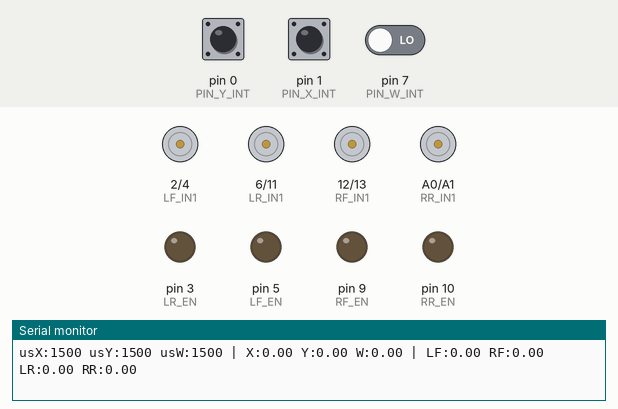
Bench run of a sketch on a simulated Arduino Leonardo, built with avr-gcc and run on an emulated ATmega32U4. Parts: motor-driver pin pairs drawn as motors (green arrow = first pin HIGH = forward, orange = second pin HIGH = backward, longer = more drive), output pins drawn as LEDs (lit = HIGH), the last lines printed to the serial monitor. The test bench sets the inputs (shaded band); at power-on: pin 0 (PIN_Y_INT) LOW, pin 1 (PIN_X_INT) LOW, pin 7 (PIN_W_INT) LOW.

Above: at 1.2 s.
1.3 s: pin 0 (PIN_Y_INT) pulsed HIGH 5 times (0.12 s each, 0.3 s apart)
At 1.48 s:
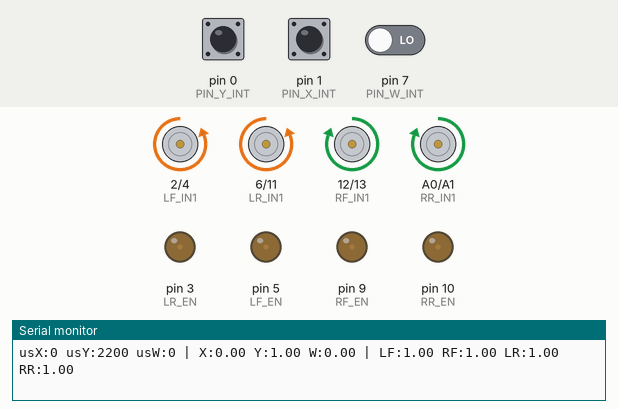
4.3 s: pin 1 (PIN_X_INT) pulsed HIGH 2 times (0.12 s each, 0.3 s apart)
At 5.1 s:
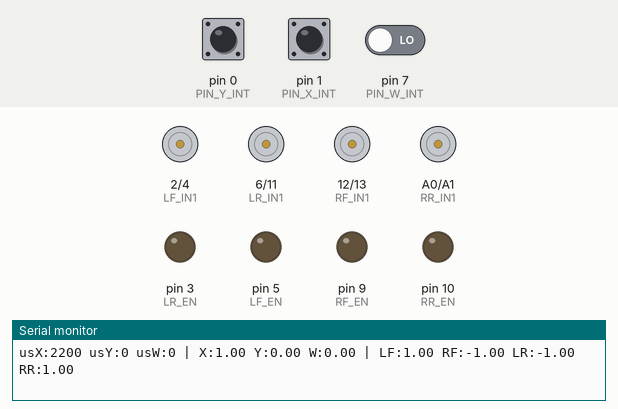
Timing chart, 0 to 7.3 s (numbered marks = the images above; inputs shaded):
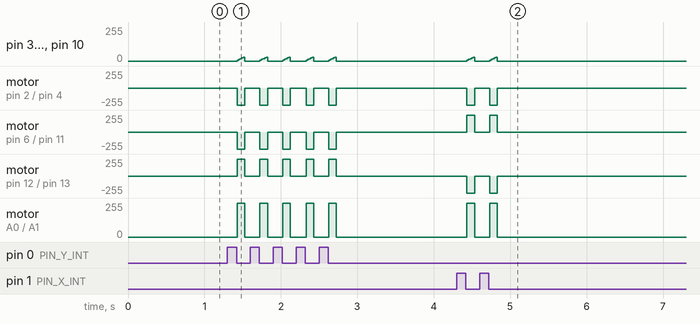

The sketch:

mecanum-manual-pixhawk-arduino-integration-l298n.ino
```cpp
// ===== Mecanum Rover (Arduino Leonardo) =====
// RC inputs via external interrupts: Y->D0, X->D1, W->D7
// L298N pins per wiring below
// Soft-start ramp + simple failsafe

#include <Arduino.h>
#include <math.h>

// ---------- User Tuning ----------
const int  DEADZONE_US_LOW  = 1470;
const int  DEADZONE_US_HIGH = 1530;

const bool INVERT_X = false;         // flip if strafe feels reversed
const bool INVERT_Y = false;         // flip if forward feels reversed
const bool INVERT_W = false;         // flip if rotation feels reversed
const float MAX_SCALE_MIX = 1.00f;   // 0..1 overall cap

// Per-wheel inversion (left side inverted)
#define INV_LF 1
#define INV_RF 0
#define INV_LR 1
#define INV_RR 0

// Failsafe & soft-start
const unsigned long STALE_US      = 100000UL; // >100ms since last edge => stale
const uint8_t       RAMP_STEP_PWM = 6;        // smaller = gentler ramp

// ---------- Motor pins ----------
const uint8_t LF_IN1 = 2,  LF_IN2 = 4,  LF_EN = 5;   // PWM
const uint8_t LR_IN1 = 6,  LR_IN2 = 11, LR_EN = 3;   // PWM (LR_IN2 moved from D7->D11)
const uint8_t RF_IN1 = 12, RF_IN2 = 13, RF_EN = 9;   // PWM
const uint8_t RR_IN1 = A0, RR_IN2 = A1, RR_EN = 10;  // PWM

// ---------- Motor struct & array ----------
struct Motor {
  uint8_t in1, in2, en, invert;
  int curr; // current PWM (for ramping)
};

Motor M[4] = {
  {LF_IN1, LF_IN2, LF_EN, INV_LF, 0}, // 0 LF
  {RF_IN1, RF_IN2, RF_EN, INV_RF, 0}, // 1 RF
  {LR_IN1, LR_IN2, LR_EN, INV_LR, 0}, // 2 LR
  {RR_IN1, RR_IN2, RR_EN, INV_RR, 0}  // 3 RR
};

// ---------- RC INPUT via interrupts (Leonardo) ----------
// Pins: Y->D0 (int#2), X->D1 (int#3), W->D7 (int#4)
const uint8_t PIN_Y_INT = 0;  // Y (pitch)
const uint8_t PIN_X_INT = 1;  // X (roll)
const uint8_t PIN_W_INT = 7;  // W (yaw/rotation)

volatile unsigned long yRise=0, yWidth=1500, yStamp=0;
volatile unsigned long xRise=0, xWidth=1500, xStamp=0;
volatile unsigned long wRise=0, wWidth=1500, wStamp=0;

void isrY(){
  if (digitalRead(PIN_Y_INT)) { yRise = micros(); }
  else { unsigned long now=micros(); yWidth = now - yRise; yStamp = now; }
}
void isrX(){
  if (digitalRead(PIN_X_INT)) { xRise = micros(); }
  else { unsigned long now=micros(); xWidth = now - xRise; xStamp = now; }
}
void isrW(){
  if (digitalRead(PIN_W_INT)) { wRise = micros(); }
  else { unsigned long now=micros(); wWidth = now - wRise; wStamp = now; }
}

void rcInputBegin(){
  pinMode(PIN_Y_INT, INPUT);
  pinMode(PIN_X_INT, INPUT);
  pinMode(PIN_W_INT, INPUT);
  attachInterrupt(digitalPinToInterrupt(PIN_Y_INT), isrY, CHANGE);
  attachInterrupt(digitalPinToInterrupt(PIN_X_INT), isrX, CHANGE);
  attachInterrupt(digitalPinToInterrupt(PIN_W_INT), isrW, CHANGE);
}

// Fetch fresh µs; returns 0 if stale
unsigned long rcReadUs(char axis){
  noInterrupts();
  unsigned long w = (axis=='Y') ? yWidth : (axis=='X') ? xWidth : wWidth;
  unsigned long t = (axis=='Y') ? yStamp : (axis=='X') ? xStamp : wStamp;
  interrupts();
  if ((long)(micros() - t) > (long)STALE_US) return 0;   // stale
  if (w < 800)  w = 800;
  if (w > 2200) w = 2200;
  return w;
}
// ---------- end RC INPUT ----------

// ---------- Helpers ----------
static inline bool inDeadzone(unsigned long us){
  return (us > (unsigned long)DEADZONE_US_LOW && us < (unsigned long)DEADZONE_US_HIGH);
}
static inline float usToNorm(unsigned long us){
  if (us == 0) return 0.0f;
  if (inDeadzone(us)) return 0.0f;
  if (us < 1000UL) us = 1000UL;
  if (us > 2000UL) us = 2000UL;
  long span = (long)us - 1500L;   // -500..+500
  float v = (float)span / 500.0f; // -1..+1
  if (v > 1.0f) v = 1.0f;
  if (v < -1.0f) v = -1.0f;
  return v;
}
static inline void normalize4(float &a, float &b, float &c, float &d){
  float m = fabs(a);
  if (fabs(b) > m) m = fabs(b);
  if (fabs(c) > m) m = fabs(c);
  if (fabs(d) > m) m = fabs(d);
  if (m > 1.0f) { a/=m; b/=m; c/=m; d/=m; }
}
static inline int normToPWM(float v){
  if (v > 1.0f) v = 1.0f;
  if (v < -1.0f) v = -1.0f;
  return (int)roundf(v * 255.0f); // signed PWM
}
static inline int rampTo(int current, int target){
  if (current < target){ current += RAMP_STEP_PWM; if (current > target) current = target; }
  else if (current > target){ current -= RAMP_STEP_PWM; if (current < target) current = target; }
  return current;
}
static inline void driveMotor(Motor &m, int target){
  if (m.invert) target = -target;
  m.curr = rampTo(m.curr, target);
  if (m.curr > 0){
    digitalWrite(m.in1, HIGH); digitalWrite(m.in2, LOW);
    analogWrite(m.en, m.curr);
  } else if (m.curr < 0){
    digitalWrite(m.in1, LOW);  digitalWrite(m.in2, HIGH);
    analogWrite(m.en, -m.curr);
  } else {
    digitalWrite(m.in1, LOW);  digitalWrite(m.in2, LOW);
    analogWrite(m.en, 0);
  }
}
static inline void stopAll(){
  for (int i=0;i<4;i++) M[i].curr = 0;
  digitalWrite(LF_IN1,LOW); digitalWrite(LF_IN2,LOW); analogWrite(LF_EN,0);
  digitalWrite(RF_IN1,LOW); digitalWrite(RF_IN2,LOW); analogWrite(RF_EN,0);
  digitalWrite(LR_IN1,LOW); digitalWrite(LR_IN2,LOW); analogWrite(LR_EN,0);
  digitalWrite(RR_IN1,LOW); digitalWrite(RR_IN2,LOW); analogWrite(RR_EN,0);
}

// ---------- Setup / Loop ----------
void setup(){
  Serial.begin(115200);
  rcInputBegin();

  pinMode(LF_IN1,OUTPUT); pinMode(LF_IN2,OUTPUT); pinMode(LF_EN,OUTPUT);
  pinMode(LR_IN1,OUTPUT); pinMode(LR_IN2,OUTPUT); pinMode(LR_EN,OUTPUT);
  pinMode(RF_IN1,OUTPUT); pinMode(RF_IN2,OUTPUT); pinMode(RF_EN,OUTPUT);
  pinMode(RR_IN1,OUTPUT); pinMode(RR_IN2,OUTPUT); pinMode(RR_EN,OUTPUT);

  stopAll();
}

void loop(){
  // ---- Read RC (interrupt-backed) ----
  unsigned long usY = rcReadUs('Y'); // D0
  unsigned long usX = rcReadUs('X'); // D1
  unsigned long usW = rcReadUs('W'); // D7

  // Simple failsafe: if all stale, stop
  if (usX == 0 && usY == 0 && usW == 0){
    stopAll();
    delay(15);
    return;
  }

  // ---- Normalize + optional axis flips ----
  float X = usToNorm(usX);
  float Y = usToNorm(usY);
  float W = usToNorm(usW);
  if (INVERT_X) X = -X;
  if (INVERT_Y) Y = -Y;
  if (INVERT_W) W = -W;

  // ---- Mecanum mix (X,Y,W) ----
  float lf =  Y + X + W;
  float rf =  Y - X - W;
  float lr =  Y - X + W;
  float rr =  Y + X - W;

  normalize4(lf, rf, lr, rr);
  lf *= MAX_SCALE_MIX; rf *= MAX_SCALE_MIX; lr *= MAX_SCALE_MIX; rr *= MAX_SCALE_MIX;

  // ---- Drive with soft-start ----
  driveMotor(M[0], normToPWM(lf)); // LF
  driveMotor(M[1], normToPWM(rf)); // RF
  driveMotor(M[2], normToPWM(lr)); // LR
  driveMotor(M[3], normToPWM(rr)); // RR

  // ---- Debug ----
  Serial.print("usX:"); Serial.print(usX);
  Serial.print(" usY:"); Serial.print(usY);
  Serial.print(" usW:"); Serial.print(usW);
  Serial.print(" | X:"); Serial.print(X,2);
  Serial.print(" Y:"); Serial.print(Y,2);
  Serial.print(" W:"); Serial.print(W,2);
  Serial.print(" | LF:"); Serial.print(lf,2);
  Serial.print(" RF:"); Serial.print(rf,2);
  Serial.print(" LR:"); Serial.print(lr,2);
  Serial.print(" RR:"); Serial.println(rr,2);

  delay(15); // ~60–70 Hz loop
}
```

Measured:
- after the input at 1.3 s, pin 3 (LR_EN), pin 5 (LF_EN): 0/255 → 6/255 after 0.13 s, then repeats every 0.30 s: 12/255 0.02 s, 18/255 0.02 s, 24/255 0.02 s, 30/255 0.02 s, 0/255 0.20 s, 6/255 0.02 s, until it stays 0/255 from 2.7 s
- after the input at 4.3 s, pin 3 (LR_EN), pin 5 (LF_EN): ramps from 0/255 to 30/255 and jumps back, once every 0.30 s
